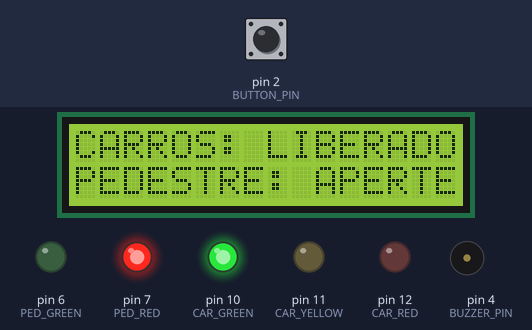
Recording of a sketch running on a simulated Arduino Uno, built with avr-gcc and run on an emulated ATmega328P. Shown: 16×2 character LCD, output pins drawn as LEDs (lit = HIGH), buzzer (waves = sounding). Inputs (shaded band) come from the test bench; at power-on: pin 2 (BUTTON_PIN) HIGH.

Above: at 1.2 s.
1.3 s: pin 2 (BUTTON_PIN) pulled LOW for 0.15 s
At 3.1 s:
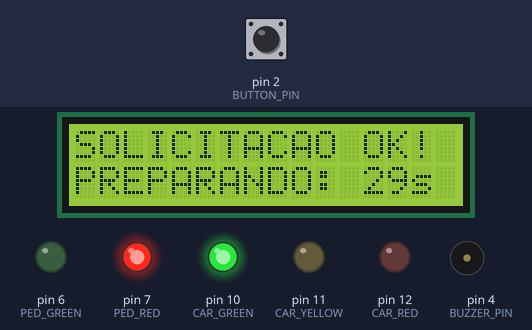
At 32.1 s:
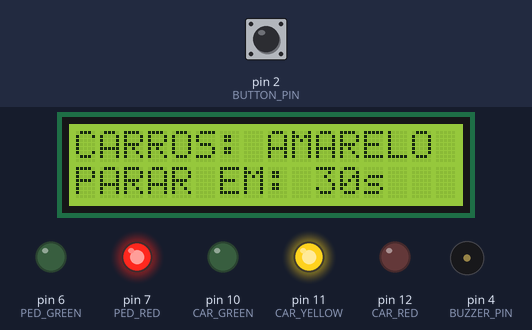
Timing chart, 0 to 32.8 s (numbered marks = the images above; inputs shaded):
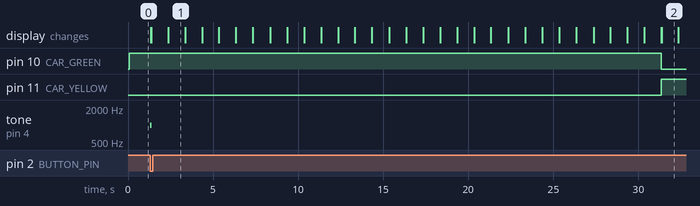

The sketch:

sketch.ino
```cpp
#include <Wire.h>
#include <LiquidCrystal_I2C.h>

LiquidCrystal_I2C lcd(0x27, 16, 2);

// Pinos dos LEDs dos Carros (3 LEDs)
const int CAR_RED    = 12;
const int CAR_YELLOW = 11;
const int CAR_GREEN  = 10;

// Pinos dos LEDs dos Pedestres (2 LEDs)
const int PED_RED   = 7;
const int PED_GREEN = 6;

// Botão Único e Buzzer
const int BUTTON_PIN = 2;
const int BUZZER_PIN = 4;

// TEMPOS CONFIGURADOS (TODOS EM 30 SEGUNDOS)
const unsigned long TEMPO_PREPARO          = 30000; // 30s de retenção/segurança pós-clique
const unsigned long TEMPO_AMARELO_CARROS   = 30000; // 30s de sinal amarelo
const unsigned long TEMPO_TRAVESSIA_VERDE  = 30000; // 30s de travessia verde
const unsigned long TEMPO_TRAVESSIA_ALERTA = 10000; // 10s de pisca alerta (Total travessia = 40s)
const unsigned long TEMPO_COOLDOWN_CARROS  = 30000; // 30s mínimos de trânsito livre para os carros

bool pedidoTravessia = false;
unsigned long tempoInicioEstado = 0;
unsigned long tempoUltimaTravessia = 0;

enum EstadoSemaforo {
  CARROS_VERDE,
  AGUARDANDO_RETENCAO,
  CARROS_AMARELO,
  PEDESTRES_PASSA,
  PEDESTRES_ALERTA
};

EstadoSemaforo estadoAtual = CARROS_VERDE;

void setup() {
  lcd.init();
  lcd.backlight();

  pinMode(CAR_RED, OUTPUT);
  pinMode(CAR_YELLOW, OUTPUT);
  pinMode(CAR_GREEN, OUTPUT);

  pinMode(PED_RED, OUTPUT);
  pinMode(PED_GREEN, OUTPUT);

  pinMode(BUZZER_PIN, OUTPUT);
  pinMode(BUTTON_PIN, INPUT_PULLUP);

  // Estado Inicial: Carros VERDE | Pedestres VERMELHO
  atualizarLuzes(false, false, true, true, false);
}

void loop() {
  unsigned long tempoAtual = millis();

  // Leitura do Botão: Aceita solicitação se estiver no Verde e após o cooldown de 30s dos carros
  if (digitalRead(BUTTON_PIN) == LOW && estadoAtual == CARROS_VERDE && !pedidoTravessia) {
    if (tempoAtual - tempoUltimaTravessia >= TEMPO_COOLDOWN_CARROS || tempoUltimaTravessia == 0) {
      pedidoTravessia = true;
      estadoAtual = AGUARDANDO_RETENCAO;
      tempoInicioEstado = tempoAtual;

      tone(BUZZER_PIN, 1000, 100);
    }
  }

  // Máquina de Estados Principal
  switch (estadoAtual) {

    case CARROS_VERDE:
      lcd.setCursor(0, 0);
      lcd.print("CARROS: LIBERADO");
      lcd.setCursor(0, 1);
      lcd.print("PEDESTRE: APERTE");
      break;

    case AGUARDANDO_RETENCAO:
      {
        unsigned long decorrido = tempoAtual - tempoInicioEstado;
        int rest = (TEMPO_PREPARO - decorrido) / 1000;

        lcd.setCursor(0, 0);
        lcd.print("SOLICITACAO OK! ");
        lcd.setCursor(0, 1);
        lcd.print("PREPARANDO: ");
        if (rest < 9) lcd.print("0");
        lcd.print(rest + 1);
        lcd.print("s ");

        if (decorrido >= TEMPO_PREPARO) {
          estadoAtual = CARROS_AMARELO;
          tempoInicioEstado = tempoAtual;
          atualizarLuzes(false, true, false, true, false);
        }
      }
      break;

    case CARROS_AMARELO:
      {
        unsigned long decorrido = tempoAtual - tempoInicioEstado;
        int rest = (TEMPO_AMARELO_CARROS - decorrido) / 1000;

        lcd.setCursor(0, 0);
        lcd.print("CARROS: AMARELO ");
        lcd.setCursor(0, 1);
        lcd.print("PARAR EM: ");
        if (rest < 9) lcd.print("0");
        lcd.print(rest + 1);
        lcd.print("s   ");

        if (decorrido >= TEMPO_AMARELO_CARROS) {
          estadoAtual = PEDESTRES_PASSA;
          tempoInicioEstado = tempoAtual;
          atualizarLuzes(true, false, false, false, true);
        }
      }
      break;

    case PEDESTRES_PASSA:
      {
        unsigned long decorrido = tempoAtual - tempoInicioEstado;
        int rest = ((TEMPO_TRAVESSIA_VERDE + TEMPO_TRAVESSIA_ALERTA) - decorrido) / 1000;

        lcd.setCursor(0, 0);
        lcd.print("PEDESTRE: PASSE!");
        lcd.setCursor(0, 1);
        lcd.print("FECHA EM: ");
        if (rest < 9) lcd.print("0");
        lcd.print(rest + 1);
        lcd.print("s   ");

        if ((tempoAtual / 600) % 2 == 0) {
          tone(BUZZER_PIN, 700, 100);
        }

        if (decorrido >= TEMPO_TRAVESSIA_VERDE) {
          estadoAtual = PEDESTRES_ALERTA;
          tempoInicioEstado = tempoAtual;
        }
      }
      break;

    case PEDESTRES_ALERTA:
      {
        unsigned long decorrido = tempoAtual - tempoInicioEstado;
        int rest = (TEMPO_TRAVESSIA_ALERTA - decorrido) / 1000;

        lcd.setCursor(0, 0);
        lcd.print("ATENCAO: FECHANDO");
        lcd.setCursor(0, 1);
        lcd.print("TEMPO: ");
        if (rest < 9) lcd.print("0");
        lcd.print(rest + 1);
        lcd.print("s   ");

        if ((tempoAtual / 200) % 2 == 0) {
          digitalWrite(PED_GREEN, HIGH);
          tone(BUZZER_PIN, 1200, 80);
        } else {
          digitalWrite(PED_GREEN, LOW);
        }

        if (decorrido >= TEMPO_TRAVESSIA_ALERTA) {
          pedidoTravessia = false;
          tempoUltimaTravessia = millis();
          estadoAtual = CARROS_VERDE;
          atualizarLuzes(false, false, true, true, false);
        }
      }
      break;
  }
}

void atualizarLuzes(bool cRed, bool cYel, bool cGrn, bool pRed, bool pGrn) {
  digitalWrite(CAR_RED, cRed);
  digitalWrite(CAR_YELLOW, cYel);
  digitalWrite(CAR_GREEN, cGrn);

  digitalWrite(PED_RED, pRed);
  digitalWrite(PED_GREEN, pGrn);
}
```

Measured:
- after the input at 1.3 s, pin 10 (CAR_GREEN): HIGH → LOW after 30.0 s; pin 11 (CAR_YELLOW): LOW → HIGH after 30.0 s; tone on pin 4 (BUZZER_PIN): silent → 1000 Hz at once, → silent 0.10 s later; the display: first changes at once (image 1 shows a later state)
- what the display in image 2 shows lasts 0.9 s, from 31.4 s to 32.3 s
